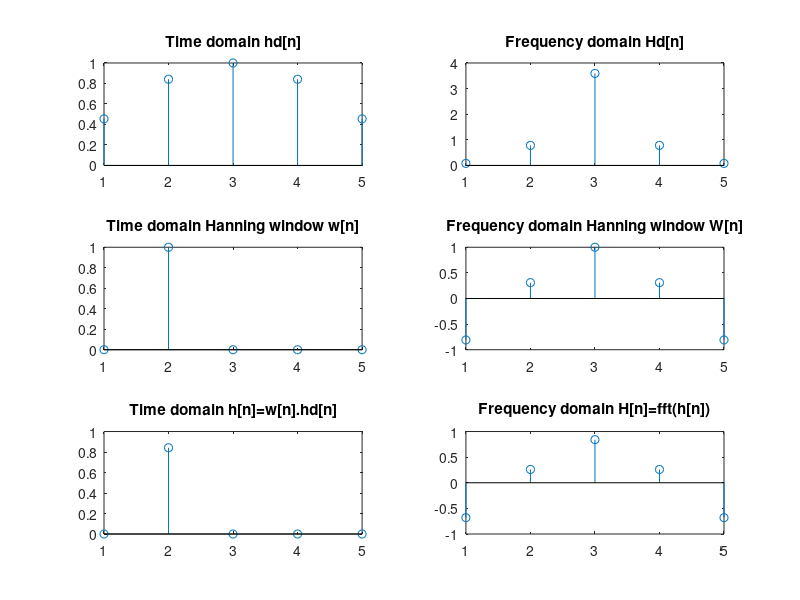

This figure's MATLAB source: (Note: this script raises an error after producing the figure.)
clc
clear all;
close all;
%%Desired impulse response
N=input('Enter no of samples:');
index=0;
for n1=-(N-1)/2:(N-1)/2
    index=index+1;
    if n1==0
        hd(index)=1;
    else
        hd(index)=sin(n1)/n1;
    end
    n(index)=n1;
end
subplot(321);
stem(hd);
title('Time domain hd[n]');

Xd=fft(hd);
Hd=fftshift(Xd);
subplot(322);
stem(abs(Hd));
title('Frequency domain Hd[n]');

%%%hanning window
M=1+(N-1)/5; %%M<N
p=((N-1)/2)-((M-1)/2);
q=((N-1)/2)+((M-1)/2);
for n=1:N
    if(n>=p) && (n<=q)
        wh(n)=0.5-0.5.*cos(2*pi*(n-p)/(M-1));
    else
        wh(n)=0;
    end
end
subplot(323);
stem(wh);
title('Time domain Hanning window w[n]');
Wh=fft(wh);
Wh=fftshift(Wh);
subplot(324);
stem(Wh);
title('Frequency domain Hanning window W[n]');

%%% Truncated impulse response
h=wh.*hd;
subplot(325);
stem(h)
title('Time domain h[n]=w[n].hd[n]');

X=fft(h);
H=fftshift(X);
subplot(326)
stem(H)
title('Frequency domain H[n]=fft(h[n])');

%%Low pass filter(LPF)
fl=1; %low cutoff frequency
fh=N; %fh<=N
for n=1:N
    if(n>=fl) && p+n-1<=N
        H_LPF(n)=H(p+n-1);
    else
        H_LPF(n)=0;
    end
end
figure(2)
subplot(221)
stem(abs(H_LPF))
title('H_LPF[n]')

%%High pass filter(HPF)
fl=(N-1)/3; %low cutoff frequency
fh=N; %fh<=N;

for n=1:N
    if(n>=fl) && p+n-fl<=N
        H_HPF(n)=H(p+n-fl);
    else
        H_HPF(n)=0;
    end
end
subplot(222)
stem(abs(H_HPF))
title('H_HPF[n]')

%%Band pass filter(BPF)
fl=(N-1)/3; %low cutoff frequency
fh=fl+M; %high cutoff frequency:fh<=N;
for n=1:N
    if(n>=fl) && n<=fh
        H_BPF(n)=H(p+(n-fl+1));
    else
        H_BPF(n)=0;
    end
end
subplot(223)
stem(abs(H_BPF))
title('H_BPF[n]')

%%Band stop filter(BSF)
fl=(N-1)/3; %low cutoff frequency
fh=fl+M; %high cutoff frequency
for n=1:N
    if(n<=fl)
        H_BSF(n)=H(((N-1)/2-fl)+n);
    elseif(n>=fh) && ((N-1)/2+n-fh)<=N
        H_BSF(n)=H(((N-1)/2+n-fh));
    else
        H_BSF(n)=0;
    end
end
subplot(224)
stem(abs(H_BSF))
title('H_BSF[n]')